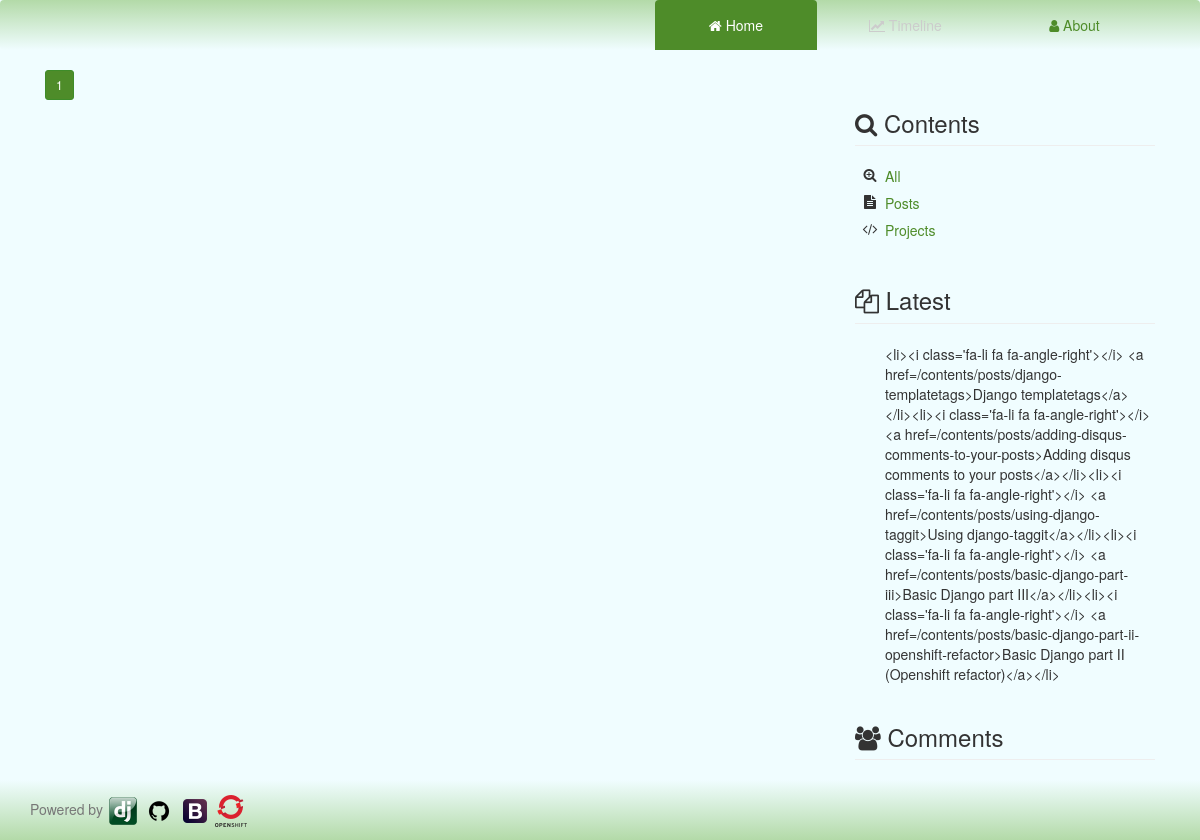
The app's page /, older data.
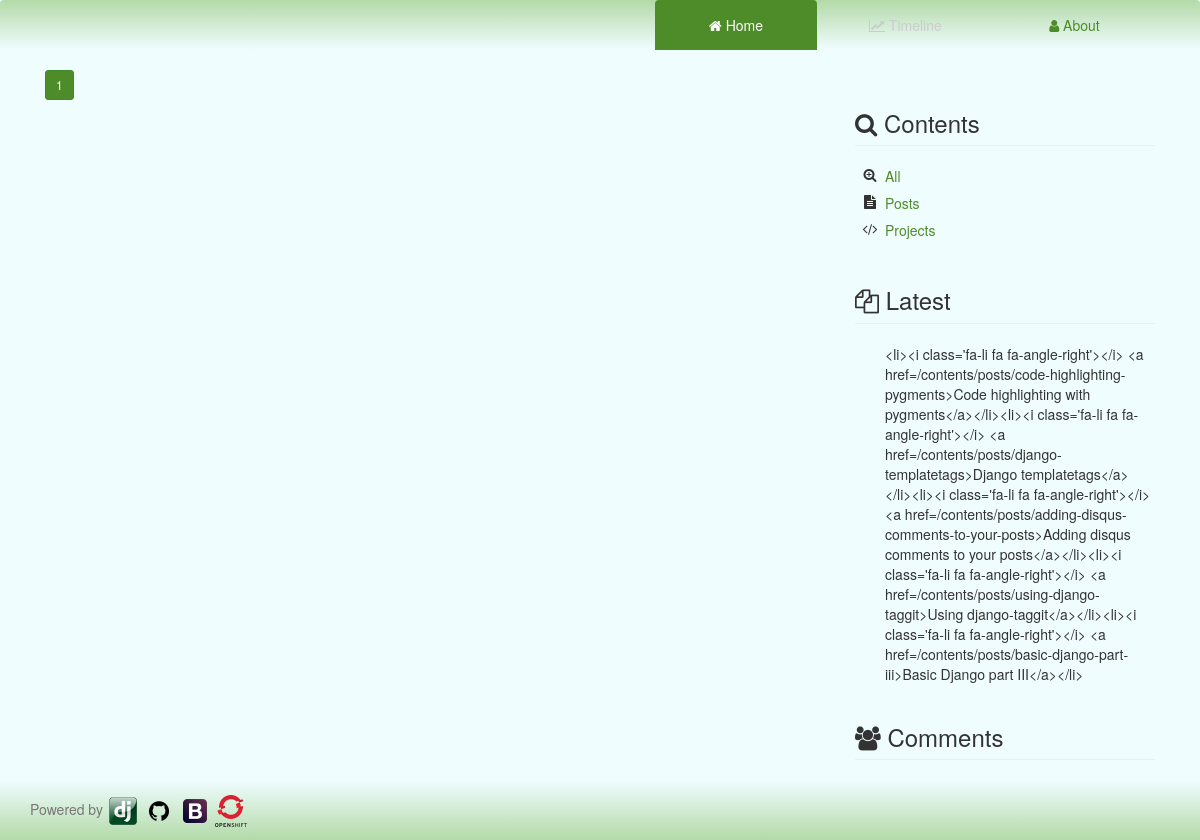
The same page, newer data.
### contents/models.py (models this page shows, shortened)
class Content(models.Model):
    title = models.CharField(max_length=200, unique=True)
    published_on = models.DateField(default=datetime.date.today)
    published = models.BooleanField(default=False)
    author = models.ForeignKey(User)
    content = models.TextField()
    slug = models.SlugField(max_length=200,blank=True)
    keywords = models.CharField("Meta keywords", max_length=1000, help_text="A comma-separated list of keywords")
    tags = TaggableManager(blank=True)
    def __unicode__(self):    #Print object's title when printing the object
        return self.title
    class Meta:     #Order by published_on field (newest first)
        ordering = ["-published_on", ]
        abstract = True

class Post(Content):
    commit = models.CharField(max_length=30, blank=True, null=True)
    branch = models.URLField(max_length=150, blank=True, null=True)
    def get_absolute_url(self):
        return "/contents/posts/%s" % self.slug

### contents/views.py (the view)
# urls.py: url(r'^$', 'contents.views.contents_list', name='contents_list'),
def contents_list(request, tag=None):
    if tag:
        contents = sorted(
                    chain(Post.objects.filter(published=True, tags__name__in=[tag]),
                        NewsItem.objects.filter(published=True, tags__name__in=[tag]),
                        Project.objects.filter(published=True, tags_name__in=[tag])),
                    key=attrgetter('published_on'), reverse=True)
    else:
        contents = sorted(
            chain(Post.objects.filter(published=True), NewsItem.objects.filter(published=True), Project.objects.filter(published=True)),
            key=attrgetter('published_on'), reverse=True)
    paginator = Paginator(contents, 5)
    page = request.GET.get('page')
    try:
        contents = paginator.page(page)
    except PageNotAnInteger:
        contents = paginator.page(1)
    except EmptyPage:
        contents = paginator.page(paginator.num_pages)
    data = {'objects': contents}
    return render(request, 'contents_list.html', data)

### contents/templatetags/content_tags.py (called while the page is built)
@register.simple_tag
def get_latest_contents(num=5):
    contents_list = sorted(
            chain(Post.objects.filter(published=True),
                NewsItem.objects.filter(published=True),
                Project.objects.filter(published=True)),
            key=attrgetter('published_on'), reverse=True)
    contents = ""
    for c in contents_list[:num]:
        contents += "<li><i class='fa-li fa fa-angle-right'></i> <a href=%s>%s</a></li>" % (c.get_absolute_url(), c)
    return contents

### contents/templates/contents_list.html (shortened to what this page needs)
{% extends 'home.html' %}
{% load content_tags staticfiles %}
{% block styles %}
  <link rel="stylesheet" type="text/css" href={% static "css/pygments-colorful.css" %}>
{% endblock styles %}
{% block content %}
  <div class="col-md-8">
    {% if objects.paginator %}
      <div class="paginator col-md-11" style="margin-bottom:20px;">
        {% for p in objects.paginator.page_range %}
          <a class="btn btn-primary {% ifequal p objects.number %}btn-success{% endifequal %} btn-sm" href="?page={{ p }}">{{p}}</a>
        {% endfor %}
      </div>
    {% endif %}
  </div>
{% endblock %}
{% block sidebar %}
  {% if not objects.template %}
    {% include 'sidebar.html' %}
  {% endif %}
{% endblock %}

### common/templates/home.html (shortened to what this page needs)
{% extends 'base.html' %}
{% load content_tags %}
{% block base_template %}
  <div class="container">
    <div class="row">
      {% block content %}{% endblock content %}
      {% block sidebar %}{% endblock %}
    </div>
  </div>
{% endblock %}

### common/templates/base.html (shortened to what this page needs)
{% load staticfiles %}
<!DOCTYPE html>
<html lang="en">
  <head>
    <link rel="stylesheet" type="text/css" href="http://maxcdn.bootstrapcdn.com/bootstrap/3.1.1/css/bootstrap.min.css" />
    <link href="//maxcdn.bootstrapcdn.com/font-awesome/4.2.0/css/font-awesome.min.css" rel="stylesheet">
    <link rel="stylesheet" type="text/css" href={% static "css/styles.css" %}>
    {% block styles %}
    {% endblock styles %}
  </head>
  <body>
    <div class="navbar navbar-default" role="navigation">
      <div class="container">
        <div class="collapse navbar-collapse">
          <ul style="max-width: 500px;" class="nav nav-tabs nav-justified navbar-nav pull-right">
            {% block menu %}
              <li class="active"><a href="/"><i class="fa fa-home"></i> Home</a></li>
              <li class="disabled"><a href="#"><i class="fa fa-line-chart"></i> Timeline</a></li>
              <li><a href="/about"><i class="fa fa-user"></i> About</a></li>
            {% endblock %}
          </ul>
        </div>
      </div>
    </div>
    {% block base_template %}
    {% endblock %}
    <div id="footer">
      <div class="container">
        <p style="margin-top:15px;" class="text-muted">Powered by
        <a href="http://djangoproject.com" target="blank"><img width=32 height=32 alt="Django" src={% static "img/logos/django.png" %}></img></a>
        <a href="http://github.com" target="blank"><img width=32 height=32 alt="Github" src={% static "img/logos/github.png" %}></img></a>
        <a href="http://getbootstrap.com" target="blank"><img width=32 height=32 alt="Bootstrap" src={% static "img/logos/bootstrap.png" %}></img></a>
        <a href="http://openshift.com" target="blank"><img width=32 height=32 alt="Openshift" src={% static "img/logos/openshift.png" %}></img></a>
      </div>
    </div>
  </body>
</html>

### common/templates/sidebar.html (shortened to what this page needs)
{% load content_tags %}
<div class="col-md-4">
  <div class="col-md-11 col-md-offset-1">
    <h3 class="page-header"><i class="fa fa-search"></i> Contents</h3>
    <ul class="fa-ul">
      <li><i class="fa-li fa fa-search-plus"></i><a href="/">All</a></li>
      <li><i class="fa-li fa fa-file-text"></i><a href="/posts">Posts</a></li>
      <li><i class="fa-li fa fa-code"></i><a href="/projects">Projects</a></li>
    </ul>
    <h3 class="page-header"><i class="fa fa-files-o"></i> Latest</h3>
    <ul class="fa-ul">
      {% get_latest_contents %}
    </ul>
    <h3 class="page-header"><i class="fa fa-users"></i> Comments</h3>
  </div>
</div>

### common/static/css/styles.css (style rules this page uses)
html { position: relative; min-height: 100%; }
body { margin-bottom: 60px; background-color: #F0FDFF; }
#footer { position: absolute; bottom: 0; width: 100%; height: 60px; background: -webkit-linear-gradient(#F0FDFF, #B3DAA8); background: -o-linear-gradient(#F0FDFF, #B3DAA8); background: -moz-linear-gradient(#F0FDFF, #B3DAA8); background: linear-gradient(#F0FDFF, #B3DAA8); }
a { color: #4E8C29; }
.btn-primary { background-color: #4E8C29; border-color: #3E8C29; }
.navbar-default { background: -webkit-linear-gradient(#B3DAA8, #F0FDFF); background: -o-linear-gradient(#B3DAA8, #F0FDFF); background: -moz-linear-gradient(#B3DAA8, #F0FDFF); background: linear-gradient(#B3DAA8, #F0FDFF); border: none; }
.nav-tabs.nav-justified, .nav-tabs.nav-justified>li>a { border: none; }
.navbar-default .navbar-nav>.active>a, .navbar-default .navbar-nav>.active>a:hover, .navbar-default .navbar-nav>.active>a:focus { color: #fff; background-color: #4E8C29; border: none; cursor: pointer; }
.navbar-default .navbar-nav>li>a { color: #4E8C29; }
.fa-ul>li { padding-bottom: 7px; }

Row changes from the older to the newer data that the page shows:
no longer on this page (row unchanged): Post: published_on+slug+title "<li><i class='fa-li fa fa-angle-right'></i> <a href=/contents/posts/django-templatetags>Django templatetags</a></li><li><i class='fa-li fa fa-angle-right'></i> <a href=/contents/posts/adding-disqus-comments-to-your-posts>Adding disqus comments to your posts</a></li><li><i class='fa-li fa fa-angle-right'></i> <a href=/contents/posts/using-django-taggit>Using django-taggit</a></li><li><i class='fa-li fa fa-angle-right'></i> <a href=/contents/posts/basic-django-part-iii>Basic Django part III</a></li><li><i class='fa-li fa fa-angle-right'></i> <a href=/contents/posts/basic-django-part-ii-openshift-refactor>Basic Django part II (Openshift refactor)</a></li>"
added Post: published_on+slug+title "<li><i class='fa-li fa fa-angle-right'></i> <a href=/contents/posts/code-highlighting-pygments>Code highlighting with pygments</a></li><li><i class='fa-li fa fa-angle-right'></i> <a href=/contents/posts/django-templatetags>Django templatetags</a></li><li><i class='fa-li fa fa-angle-right'></i> <a href=/contents/posts/adding-disqus-comments-to-your-posts>Adding disqus comments to your posts</a></li><li><i class='fa-li fa fa-angle-right'></i> <a href=/contents/posts/using-django-taggit>Using django-taggit</a></li><li><i class='fa-li fa fa-angle-right'></i> <a href=/contents/posts/basic-django-part-iii>Basic Django part III</a></li>"
